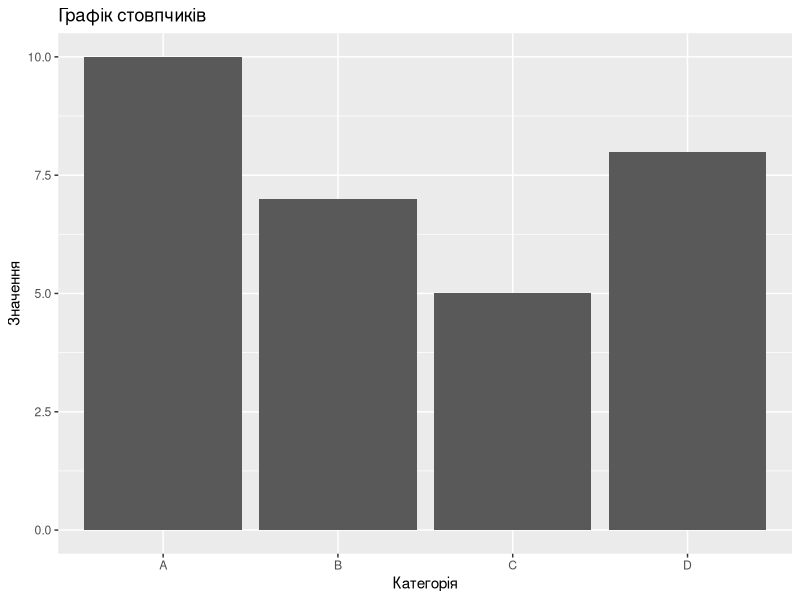

The R script that drew this image:
library(ggplot2)

# Приклад даних
df <- data.frame(
  category = c("A", "B", "C", "D"),
  value = c(10, 7, 5, 8)
)

# Створення графіку стовпчиків
ggplot(data = df, aes(x = category, y = value)) +
  geom_bar(stat = "identity") +
  labs(x = "Категорія", y = "Значення", title = "Графік стовпчиків")
